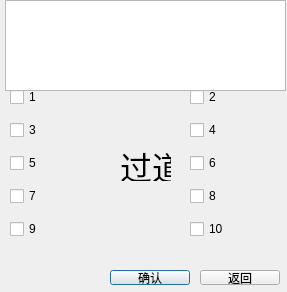
<?xml version="1.0" encoding="UTF-8"?>
<ui version="4.0">
 <class>chooseseat</class>
 <widget class="QDialog" name="chooseseat">
  <property name="geometry">
   <rect>
    <x>0</x>
    <y>0</y>
    <width>287</width>
    <height>292</height>
   </rect>
  </property>
  <property name="windowTitle">
   <string>Dialog</string>
  </property>
  <widget class="QWidget" name="verticalLayoutWidget">
   <property name="geometry">
    <rect>
     <x>10</x>
     <y>80</y>
     <width>91</width>
     <height>171</height>
    </rect>
   </property>
   <layout class="QVBoxLayout" name="verticalLayout">
    <item>
     <widget class="QCheckBox" name="seat1">
      <property name="text">
       <string>1</string>
      </property>
     </widget>
    </item>
    <item>
     <widget class="QCheckBox" name="seat3">
      <property name="text">
       <string>3</string>
      </property>
     </widget>
    </item>
    <item>
     <widget class="QCheckBox" name="seat5">
      <property name="text">
       <string>5</string>
      </property>
     </widget>
    </item>
    <item>
     <widget class="QCheckBox" name="seat7">
      <property name="text">
       <string>7</string>
      </property>
     </widget>
    </item>
    <item>
     <widget class="QCheckBox" name="seat9">
      <property name="text">
       <string>9</string>
      </property>
     </widget>
    </item>
   </layout>
  </widget>
  <widget class="QWidget" name="verticalLayoutWidget_2">
   <property name="geometry">
    <rect>
     <x>190</x>
     <y>80</y>
     <width>91</width>
     <height>171</height>
    </rect>
   </property>
   <layout class="QVBoxLayout" name="verticalLayout_2">
    <item>
     <widget class="QCheckBox" name="seat2">
      <property name="text">
       <string>2</string>
      </property>
     </widget>
    </item>
    <item>
     <widget class="QCheckBox" name="seat4">
      <property name="text">
       <string>4</string>
      </property>
     </widget>
    </item>
    <item>
     <widget class="QCheckBox" name="seat6">
      <property name="text">
       <string>6</string>
      </property>
     </widget>
    </item>
    <item>
     <widget class="QCheckBox" name="seat8">
      <property name="text">
       <string>8</string>
      </property>
     </widget>
    </item>
    <item>
     <widget class="QCheckBox" name="seat10">
      <property name="text">
       <string>10</string>
      </property>
     </widget>
    </item>
   </layout>
  </widget>
  <widget class="QTextBrowser" name="textBrowser">
   <property name="geometry">
    <rect>
     <x>5</x>
     <y>0</y>
     <width>281</width>
     <height>91</height>
    </rect>
   </property>
  </widget>
  <widget class="QPushButton" name="pushButton">
   <property name="geometry">
    <rect>
     <x>110</x>
     <y>270</y>
     <width>80</width>
     <height>15</height>
    </rect>
   </property>
   <property name="text">
    <string>确认</string>
   </property>
  </widget>
  <widget class="QPushButton" name="pushButton_2">
   <property name="geometry">
    <rect>
     <x>200</x>
     <y>270</y>
     <width>80</width>
     <height>15</height>
    </rect>
   </property>
   <property name="text">
    <string>返回</string>
   </property>
  </widget>
  <widget class="QLabel" name="label">
   <property name="geometry">
    <rect>
     <x>120</x>
     <y>150</y>
     <width>51</width>
     <height>31</height>
    </rect>
   </property>
   <property name="font">
    <font>
     <family>Arial</family>
     <pointsize>24</pointsize>
    </font>
   </property>
   <property name="text">
    <string>过道</string>
   </property>
  </widget>
 </widget>
 <resources/>
 <connections/>
</ui>
